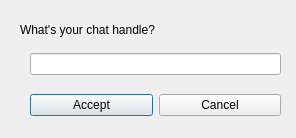
<?xml version="1.0" encoding="UTF-8"?>
<ui version="4.0">
 <class>ProjDialog</class>
 <widget class="QDialog" name="ProjDialog">
  <property name="geometry">
   <rect>
    <x>0</x>
    <y>0</y>
    <width>296</width>
    <height>138</height>
   </rect>
  </property>
  <property name="windowTitle">
   <string>Dialog</string>
  </property>
  <widget class="QLabel" name="label">
   <property name="geometry">
    <rect>
     <x>20</x>
     <y>20</y>
     <width>181</width>
     <height>20</height>
    </rect>
   </property>
   <property name="text">
    <string>What's your chat handle?</string>
   </property>
  </widget>
  <widget class="QWidget" name="layoutWidget">
   <property name="geometry">
    <rect>
     <x>30</x>
     <y>40</y>
     <width>251</width>
     <height>91</height>
    </rect>
   </property>
   <layout class="QVBoxLayout" name="verticalLayout">
    <item>
     <widget class="QLineEdit" name="lineEdit"/>
    </item>
    <item>
     <layout class="QHBoxLayout" name="horizontalLayout_2">
      <item>
       <widget class="QPushButton" name="acceptButton">
        <property name="text">
         <string>Accept</string>
        </property>
       </widget>
      </item>
      <item>
       <widget class="QPushButton" name="cancelButton">
        <property name="text">
         <string>Cancel</string>
        </property>
       </widget>
      </item>
     </layout>
    </item>
   </layout>
  </widget>
 </widget>
 <resources/>
 <connections/>
</ui>
